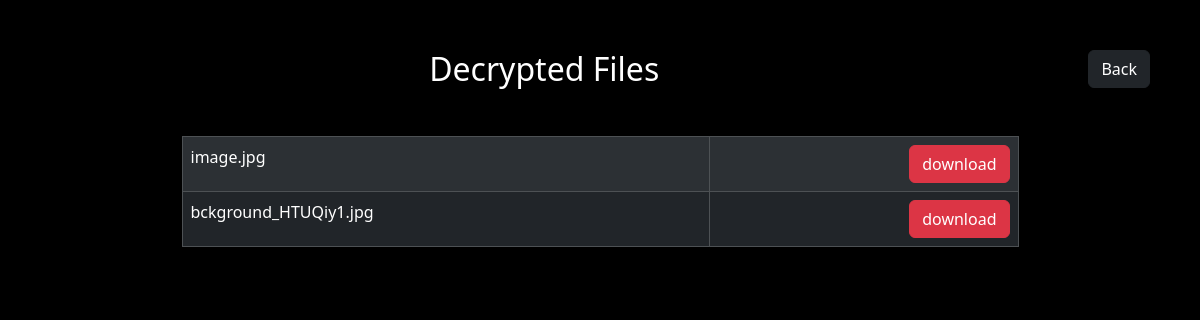
/select2/ (signed in), run on an earlier commit of the app's database.
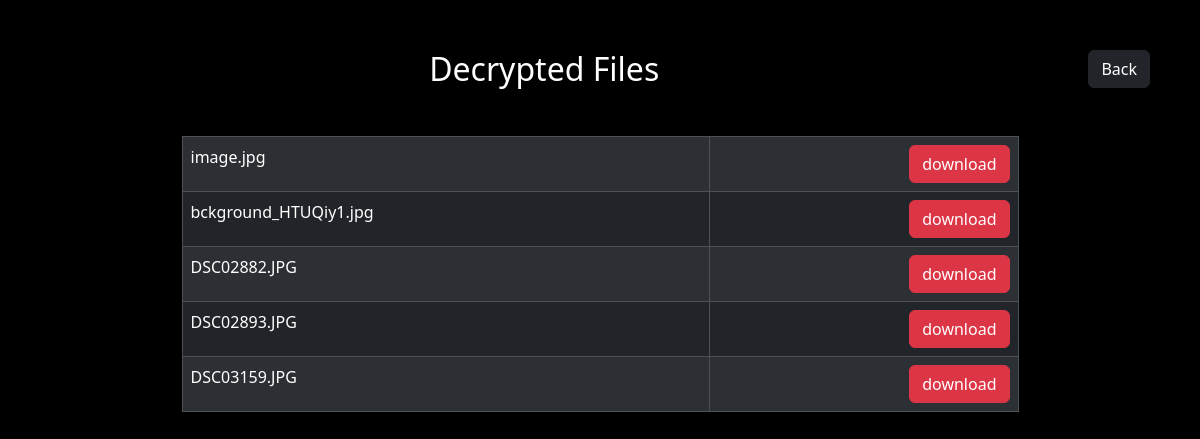
And on a later commit of the database.
### app/models.py (models this page shows, shortened)
class DecryptionRequest(models.Model):
    algorithm_choices = [
        ('hashes.SHA256', 'hashes.SHA256'),
        ('RSA', 'RSA'),
        ('AES', 'AES'),
    ]
    user_id = models.ForeignKey(User, on_delete=models.CASCADE)
    uploaded_file = models.FileField()
    password = models.CharField(max_length=100)
    algorith = models.CharField(max_length=20, choices=algorithm_choices)
    date = models.DateField(auto_now_add=True, null=True)  # Store the algorithm used for encryption

### app/views.py (the view)
# urls.py: path('select2/', views.select2),
def select2(request):
    tem = request.session['uid']
    vpro = User.objects.get(id=tem)
    decrypted_files = DecryptionRequest.objects.filter(user_id=vpro)
    return render(request,'select2.html',{'decrypted_files': decrypted_files})

### template/select2.html (shortened to what this page needs)
<!DOCTYPE html>
<html lang="en">
    {% load static %}
<head>
    <link href="https://cdn.jsdelivr.net/npm/bootstrap@5.3.2/dist/css/bootstrap.min.css" rel="stylesheet">
</head>
<body>
  <a href="{% url 'userprofile' %}"><button class="btn btn-dark text-white float-end justify-content-around " style="margin-right: 50px;">Back</button></a>
    <div align="center" style="margin-top: 50px;">
      <h2 class="text-white">Decrypted Files</h2>
      <div class="container">
      <table class="table w-75 my-5 table-bordered table-striped table-hover table-dark">
        {% for decrypted_file in decrypted_files %}
        <tr>
          <td>{{ decrypted_file.uploaded_file }}</td>
          <td align="end"><a href="{{ decrypted_file.uploaded_file.url }}" download><button class="btn btn-danger ">download</button></a></td>
        </tr>
        {% endfor %}
    </table>
  </div>
    </div>
</body>
</html>

What changed in the data, as far as the page shows it:
added DecryptionRequest: uploaded_file "DSC02882.JPG"
added DecryptionRequest: uploaded_file "DSC02893.JPG"
added DecryptionRequest: uploaded_file "DSC03159.JPG"
